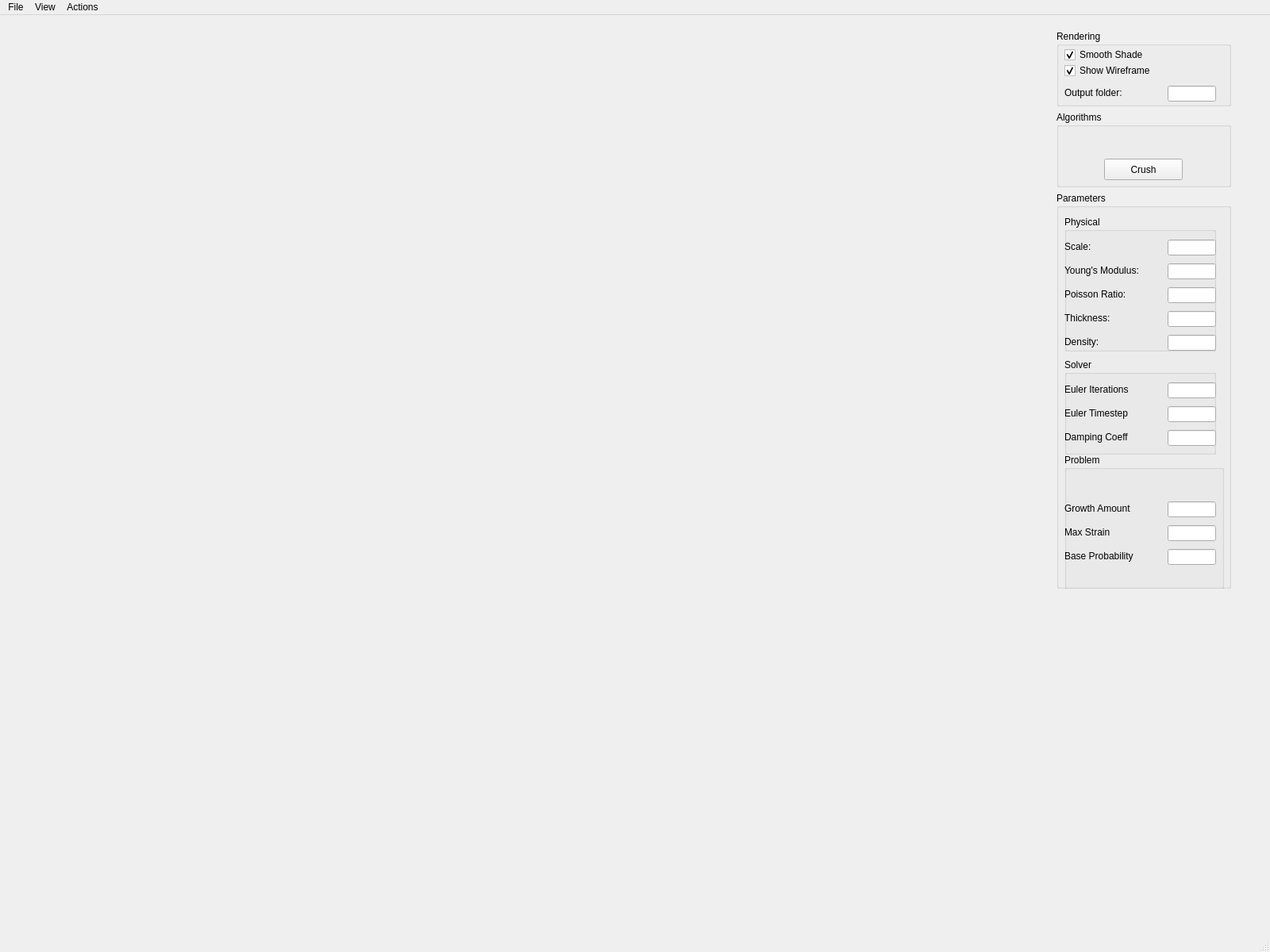
<?xml version="1.0" encoding="UTF-8"?>
<ui version="4.0">
 <class>MainWindow</class>
 <widget class="QMainWindow" name="MainWindow">
  <property name="geometry">
   <rect>
    <x>0</x>
    <y>0</y>
    <width>1600</width>
    <height>1200</height>
   </rect>
  </property>
  <property name="baseSize">
   <size>
    <width>0</width>
    <height>0</height>
   </size>
  </property>
  <property name="windowTitle">
   <string>MainWindow</string>
  </property>
  <widget class="QWidget" name="centralwidget">
   <layout class="QHBoxLayout" name="horizontalLayout">
    <item>
     <widget class="GLWidget" name="GLwidget" native="true">
      <property name="minimumSize">
       <size>
        <width>100</width>
        <height>100</height>
       </size>
      </property>
     </widget>
    </item>
    <item>
     <widget class="QWidget" name="widget" native="true">
      <property name="minimumSize">
       <size>
        <width>310</width>
        <height>310</height>
       </size>
      </property>
      <property name="maximumSize">
       <size>
        <width>190</width>
        <height>16777215</height>
       </size>
      </property>
      <widget class="QWidget" name="verticalLayoutWidget">
       <property name="geometry">
        <rect>
         <x>50</x>
         <y>10</y>
         <width>220</width>
         <height>704</height>
        </rect>
       </property>
       <layout class="QVBoxLayout" name="verticalLayout_9">
        <item>
         <widget class="QGroupBox" name="renderingBox">
          <property name="minimumSize">
           <size>
            <width>0</width>
            <height>40</height>
           </size>
          </property>
          <property name="maximumSize">
           <size>
            <width>16777215</width>
            <height>16777215</height>
           </size>
          </property>
          <property name="title">
           <string>Rendering</string>
          </property>
          <widget class="QCheckBox" name="smoothShadeCheckBox">
           <property name="geometry">
            <rect>
             <x>10</x>
             <y>20</y>
             <width>131</width>
             <height>22</height>
            </rect>
           </property>
           <property name="text">
            <string>Smooth Shade</string>
           </property>
           <property name="checked">
            <bool>true</bool>
           </property>
          </widget>
          <widget class="QCheckBox" name="wireframeCheckBox">
           <property name="geometry">
            <rect>
             <x>10</x>
             <y>40</y>
             <width>151</width>
             <height>22</height>
            </rect>
           </property>
           <property name="text">
            <string>Show Wireframe</string>
           </property>
           <property name="checked">
            <bool>true</bool>
           </property>
          </widget>
          <widget class="QLabel" name="outputLabel">
           <property name="geometry">
            <rect>
             <x>10</x>
             <y>70</y>
             <width>121</width>
             <height>17</height>
            </rect>
           </property>
           <property name="text">
            <string>Output folder:</string>
           </property>
          </widget>
          <widget class="QLineEdit" name="outputEdit">
           <property name="geometry">
            <rect>
             <x>140</x>
             <y>70</y>
             <width>61</width>
             <height>20</height>
            </rect>
           </property>
          </widget>
         </widget>
        </item>
        <item>
         <widget class="QGroupBox" name="algorithmsBox">
          <property name="sizePolicy">
           <sizepolicy hsizetype="Preferred" vsizetype="Preferred">
            <horstretch>0</horstretch>
            <verstretch>0</verstretch>
           </sizepolicy>
          </property>
          <property name="minimumSize">
           <size>
            <width>0</width>
            <height>60</height>
           </size>
          </property>
          <property name="sizeIncrement">
           <size>
            <width>0</width>
            <height>0</height>
           </size>
          </property>
          <property name="baseSize">
           <size>
            <width>0</width>
            <height>0</height>
           </size>
          </property>
          <property name="title">
           <string>Algorithms</string>
          </property>
          <widget class="QPushButton" name="crushButton">
           <property name="geometry">
            <rect>
             <x>60</x>
             <y>60</y>
             <width>99</width>
             <height>27</height>
            </rect>
           </property>
           <property name="text">
            <string>Crush</string>
           </property>
          </widget>
         </widget>
        </item>
        <item>
         <widget class="QGroupBox" name="parameterBox">
          <property name="minimumSize">
           <size>
            <width>0</width>
            <height>500</height>
           </size>
          </property>
          <property name="title">
           <string>Parameters</string>
          </property>
          <widget class="QGroupBox" name="physicalBox">
           <property name="geometry">
            <rect>
             <x>10</x>
             <y>30</y>
             <width>191</width>
             <height>171</height>
            </rect>
           </property>
           <property name="autoFillBackground">
            <bool>false</bool>
           </property>
           <property name="title">
            <string>Physical</string>
           </property>
           <property name="flat">
            <bool>false</bool>
           </property>
           <widget class="QLabel" name="youngsModulusLabel">
            <property name="geometry">
             <rect>
              <x>0</x>
              <y>60</y>
              <width>121</width>
              <height>17</height>
             </rect>
            </property>
            <property name="text">
             <string>Young's Modulus:</string>
            </property>
           </widget>
           <widget class="QLineEdit" name="youngsModulusEdit">
            <property name="geometry">
             <rect>
              <x>130</x>
              <y>60</y>
              <width>61</width>
              <height>20</height>
             </rect>
            </property>
           </widget>
           <widget class="QLabel" name="poissonRatioLabel">
            <property name="geometry">
             <rect>
              <x>0</x>
              <y>90</y>
              <width>121</width>
              <height>17</height>
             </rect>
            </property>
            <property name="text">
             <string>Poisson Ratio:</string>
            </property>
           </widget>
           <widget class="QLineEdit" name="poissonRatioEdit">
            <property name="geometry">
             <rect>
              <x>130</x>
              <y>90</y>
              <width>61</width>
              <height>20</height>
             </rect>
            </property>
           </widget>
           <widget class="QLabel" name="thicknessLabel">
            <property name="geometry">
             <rect>
              <x>0</x>
              <y>120</y>
              <width>121</width>
              <height>17</height>
             </rect>
            </property>
            <property name="text">
             <string>Thickness:</string>
            </property>
           </widget>
           <widget class="QLineEdit" name="thicknessEdit">
            <property name="geometry">
             <rect>
              <x>130</x>
              <y>120</y>
              <width>61</width>
              <height>20</height>
             </rect>
            </property>
           </widget>
           <widget class="QLabel" name="densityLabel">
            <property name="geometry">
             <rect>
              <x>0</x>
              <y>150</y>
              <width>67</width>
              <height>17</height>
             </rect>
            </property>
            <property name="text">
             <string>Density:</string>
            </property>
           </widget>
           <widget class="QLineEdit" name="densityEdit">
            <property name="geometry">
             <rect>
              <x>130</x>
              <y>150</y>
              <width>61</width>
              <height>20</height>
             </rect>
            </property>
           </widget>
           <widget class="QLabel" name="scaleLabel">
            <property name="geometry">
             <rect>
              <x>0</x>
              <y>30</y>
              <width>121</width>
              <height>17</height>
             </rect>
            </property>
            <property name="text">
             <string>Scale:</string>
            </property>
           </widget>
           <widget class="QLineEdit" name="scaleEdit">
            <property name="geometry">
             <rect>
              <x>130</x>
              <y>30</y>
              <width>61</width>
              <height>20</height>
             </rect>
            </property>
           </widget>
          </widget>
          <widget class="QGroupBox" name="solverBox">
           <property name="geometry">
            <rect>
             <x>10</x>
             <y>210</y>
             <width>191</width>
             <height>121</height>
            </rect>
           </property>
           <property name="title">
            <string>Solver</string>
           </property>
           <widget class="QLabel" name="eulerItersLabel">
            <property name="geometry">
             <rect>
              <x>0</x>
              <y>30</y>
              <width>111</width>
              <height>17</height>
             </rect>
            </property>
            <property name="text">
             <string>Euler Iterations</string>
            </property>
           </widget>
           <widget class="QLabel" name="eulerTimestepLabel">
            <property name="geometry">
             <rect>
              <x>0</x>
              <y>60</y>
              <width>101</width>
              <height>17</height>
             </rect>
            </property>
            <property name="text">
             <string>Euler Timestep</string>
            </property>
           </widget>
           <widget class="QLineEdit" name="eulerItersEdit">
            <property name="geometry">
             <rect>
              <x>130</x>
              <y>30</y>
              <width>61</width>
              <height>20</height>
             </rect>
            </property>
           </widget>
           <widget class="QLineEdit" name="eulerTimestepEdit">
            <property name="geometry">
             <rect>
              <x>130</x>
              <y>60</y>
              <width>61</width>
              <height>20</height>
             </rect>
            </property>
           </widget>
           <widget class="QLabel" name="dampingCoeffLabel">
            <property name="geometry">
             <rect>
              <x>0</x>
              <y>90</y>
              <width>111</width>
              <height>17</height>
             </rect>
            </property>
            <property name="text">
             <string>Damping Coeff</string>
            </property>
           </widget>
           <widget class="QLineEdit" name="dampingCoeffEdit">
            <property name="geometry">
             <rect>
              <x>130</x>
              <y>90</y>
              <width>61</width>
              <height>20</height>
             </rect>
            </property>
           </widget>
          </widget>
          <widget class="QGroupBox" name="problemBox">
           <property name="geometry">
            <rect>
             <x>10</x>
             <y>330</y>
             <width>201</width>
             <height>171</height>
            </rect>
           </property>
           <property name="title">
            <string>Problem</string>
           </property>
           <widget class="QLabel" name="growthAmountLabel">
            <property name="geometry">
             <rect>
              <x>0</x>
              <y>60</y>
              <width>111</width>
              <height>17</height>
             </rect>
            </property>
            <property name="text">
             <string>Growth Amount</string>
            </property>
           </widget>
           <widget class="QLabel" name="baseProbabilityLabel">
            <property name="geometry">
             <rect>
              <x>0</x>
              <y>120</y>
              <width>121</width>
              <height>17</height>
             </rect>
            </property>
            <property name="text">
             <string>Base Probability</string>
            </property>
           </widget>
           <widget class="QLabel" name="maxStrainLabel">
            <property name="geometry">
             <rect>
              <x>0</x>
              <y>90</y>
              <width>111</width>
              <height>17</height>
             </rect>
            </property>
            <property name="text">
             <string>Max Strain</string>
            </property>
           </widget>
           <widget class="QLineEdit" name="growthAmountEdit">
            <property name="geometry">
             <rect>
              <x>130</x>
              <y>60</y>
              <width>61</width>
              <height>20</height>
             </rect>
            </property>
           </widget>
           <widget class="QLineEdit" name="maxStrainEdit">
            <property name="geometry">
             <rect>
              <x>130</x>
              <y>90</y>
              <width>61</width>
              <height>20</height>
             </rect>
            </property>
           </widget>
           <widget class="QLineEdit" name="baseProbabilityEdit">
            <property name="geometry">
             <rect>
              <x>130</x>
              <y>120</y>
              <width>61</width>
              <height>20</height>
             </rect>
            </property>
           </widget>
          </widget>
         </widget>
        </item>
       </layout>
      </widget>
     </widget>
    </item>
   </layout>
  </widget>
  <widget class="QMenuBar" name="menubar">
   <property name="geometry">
    <rect>
     <x>0</x>
     <y>0</y>
     <width>1600</width>
     <height>25</height>
    </rect>
   </property>
   <widget class="QMenu" name="menuVViewer">
    <property name="title">
     <string>File</string>
    </property>
    <addaction name="actionImport_OBJ"/>
    <addaction name="actionImport_Metric"/>
    <addaction name="actionExit"/>
   </widget>
   <widget class="QMenu" name="menuView">
    <property name="title">
     <string>View</string>
    </property>
    <addaction name="actionReset_Camera"/>
    <addaction name="actionTake_Screenshot"/>
    <addaction name="actionExport_OBJ"/>
   </widget>
   <widget class="QMenu" name="menuActions">
    <property name="title">
     <string>Actions</string>
    </property>
    <addaction name="separator"/>
    <addaction name="actionMake_Cone"/>
    <addaction name="actionMake_Flat_Cone"/>
   </widget>
   <addaction name="menuVViewer"/>
   <addaction name="menuView"/>
   <addaction name="menuActions"/>
  </widget>
  <widget class="QStatusBar" name="statusbar"/>
  <action name="actionExit">
   <property name="text">
    <string>Exit</string>
   </property>
  </action>
  <action name="actionReset_Camera">
   <property name="text">
    <string>Reset Camera</string>
   </property>
  </action>
  <action name="actionTake_Screenshot">
   <property name="text">
    <string>Take Screenshot</string>
   </property>
  </action>
  <action name="actionExport_OBJ">
   <property name="text">
    <string>Export 3D Mesh</string>
   </property>
  </action>
  <action name="actionImport_OBJ">
   <property name="text">
    <string>Import OBJ</string>
   </property>
  </action>
  <action name="actionImport_Metric">
   <property name="text">
    <string>Import Metric</string>
   </property>
  </action>
  <action name="actionAdd_Noise">
   <property name="text">
    <string>Add Noise</string>
   </property>
  </action>
  <action name="actionSet_No_Target_Metric">
   <property name="text">
    <string>Set No Target Metric</string>
   </property>
  </action>
  <action name="actionSet_Negative_K_Target_Metric">
   <property name="text">
    <string>Set Negative K Target Metric</string>
   </property>
  </action>
  <action name="actionMinimize_with_Newton">
   <property name="text">
    <string>Minimize with Newton</string>
   </property>
  </action>
  <action name="actionSymmetrize">
   <property name="text">
    <string>Symmetrize</string>
   </property>
  </action>
  <action name="actionEigenvalues">
   <property name="text">
    <string>Eigenvalues</string>
   </property>
  </action>
  <action name="actionMake_Cone">
   <property name="text">
    <string>Make Cone</string>
   </property>
  </action>
  <action name="actionMake_Flat_Cone">
   <property name="text">
    <string>Make Flat Cone</string>
   </property>
  </action>
  <action name="actionSet_Current_Lengths_as_Intrinsic">
   <property name="text">
    <string>Set Current Lengths as Intrinsic</string>
   </property>
  </action>
 </widget>
 <customwidgets>
  <customwidget>
   <class>GLWidget</class>
   <extends>QWidget</extends>
   <header>glwidget.h</header>
   <container>1</container>
  </customwidget>
 </customwidgets>
 <resources/>
 <connections/>
</ui>
